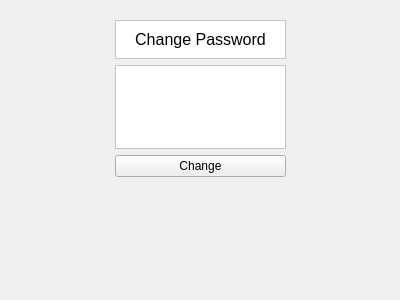
<?xml version="1.0" encoding="UTF-8"?>
<ui version="4.0">
 <class>Form</class>
 <widget class="QWidget" name="Form">
  <property name="geometry">
   <rect>
    <x>0</x>
    <y>0</y>
    <width>400</width>
    <height>300</height>
   </rect>
  </property>
  <property name="windowTitle">
   <string>Form</string>
  </property>
  <layout class="QHBoxLayout" name="horizontalLayout" stretch="1,2,1">
   <item>
    <spacer name="horizontalSpacer">
     <property name="orientation">
      <enum>Qt::Horizontal</enum>
     </property>
     <property name="sizeHint" stdset="0">
      <size>
       <width>40</width>
       <height>20</height>
      </size>
     </property>
    </spacer>
   </item>
   <item>
    <widget class="QWidget" name="widget" native="true">
     <property name="maximumSize">
      <size>
       <width>400</width>
       <height>16777215</height>
      </size>
     </property>
     <layout class="QVBoxLayout" name="verticalLayout">
      <item>
       <widget class="QFrame" name="frame_2">
        <property name="styleSheet">
         <string notr="true">background:white;</string>
        </property>
        <property name="frameShape">
         <enum>QFrame::StyledPanel</enum>
        </property>
        <layout class="QHBoxLayout" name="horizontalLayout_2">
         <item>
          <widget class="QLabel" name="label">
           <property name="font">
            <font>
             <pointsize>12</pointsize>
            </font>
           </property>
           <property name="text">
            <string>Change Password</string>
           </property>
           <property name="alignment">
            <set>Qt::AlignCenter</set>
           </property>
          </widget>
         </item>
        </layout>
       </widget>
      </item>
      <item>
       <widget class="QScrollArea" name="updatePasswordScroll">
        <property name="styleSheet">
         <string notr="true">background:white;</string>
        </property>
        <property name="widgetResizable">
         <bool>true</bool>
        </property>
        <widget class="QWidget" name="scrollAreaWidgetContents">
         <property name="geometry">
          <rect>
           <x>0</x>
           <y>0</y>
           <width>165</width>
           <height>74</height>
          </rect>
         </property>
         <layout class="QVBoxLayout" name="scrollLayout"/>
        </widget>
       </widget>
      </item>
      <item>
       <widget class="QPushButton" name="submitButton">
        <property name="text">
         <string>Change</string>
        </property>
       </widget>
      </item>
      <item>
       <widget class="QLabel" name="progressLabel">
        <property name="styleSheet">
         <string notr="true">color:green;</string>
        </property>
        <property name="text">
         <string/>
        </property>
        <property name="alignment">
         <set>Qt::AlignCenter</set>
        </property>
       </widget>
      </item>
      <item>
       <spacer name="verticalSpacer">
        <property name="orientation">
         <enum>Qt::Vertical</enum>
        </property>
        <property name="sizeHint" stdset="0">
         <size>
          <width>20</width>
          <height>40</height>
         </size>
        </property>
       </spacer>
      </item>
     </layout>
    </widget>
   </item>
   <item>
    <spacer name="horizontalSpacer_2">
     <property name="orientation">
      <enum>Qt::Horizontal</enum>
     </property>
     <property name="sizeHint" stdset="0">
      <size>
       <width>40</width>
       <height>20</height>
      </size>
     </property>
    </spacer>
   </item>
  </layout>
 </widget>
 <resources/>
 <connections/>
</ui>
